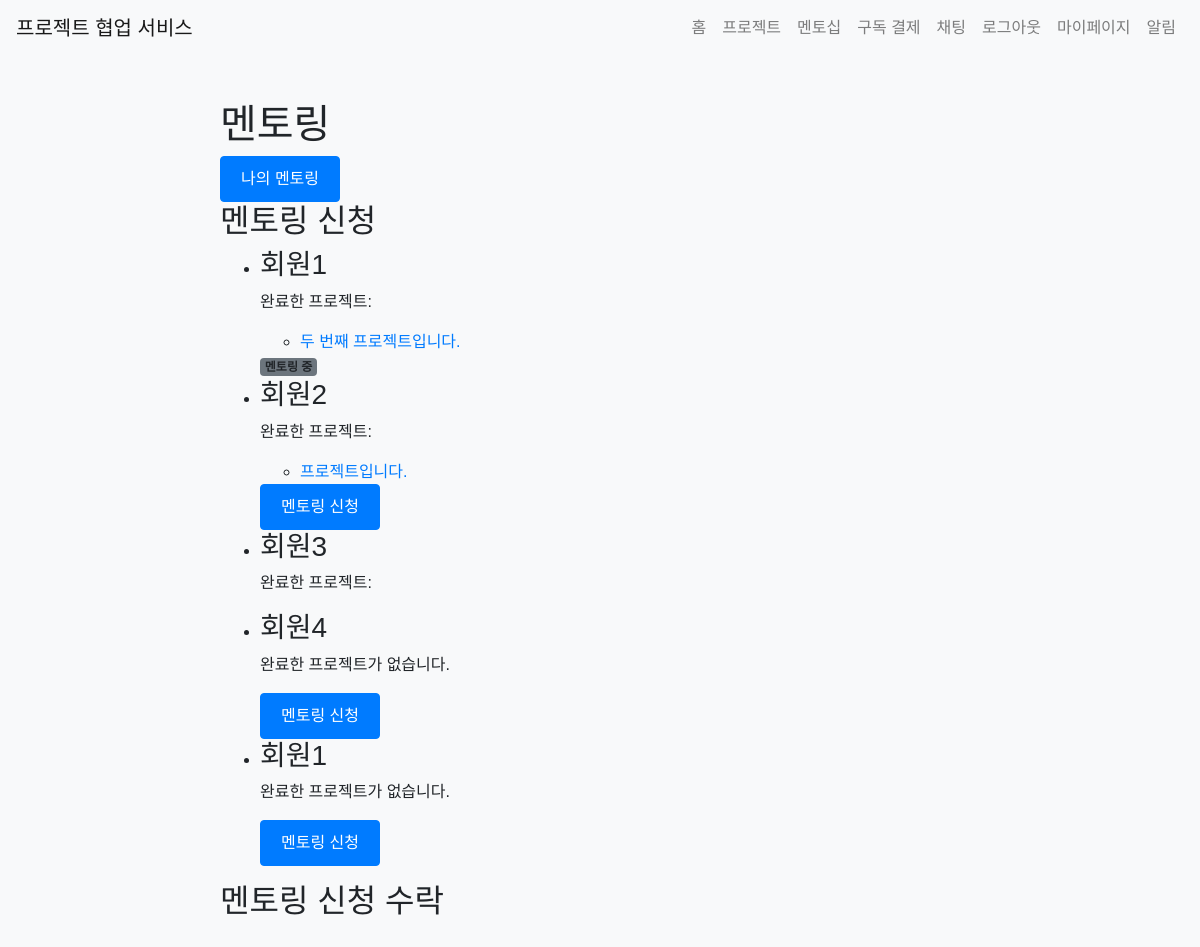
The page /mentorship/ (signed in) on the database its author committed.
### app/models.py (models this page shows)
class User(UserMixin, db.Model):
    id = db.Column(db.Integer, primary_key=True)
    name = db.Column(db.String(100), nullable=False)
    email = db.Column(db.String(120), unique=True, nullable=False)
    password = db.Column(db.String(255), nullable=False)
    bio = db.Column(db.Text)
    chat_rooms = db.relationship('ChatRoom', secondary='chat_room_participant', back_populates='participants', overlaps="chat_room_participants", viewonly = True)
    chat_room_participants = db.relationship('ChatRoomParticipant', back_populates='user', overlaps="chat_rooms,participants")
    notifications = db.relationship('Notification', back_populates='user', lazy=True)
    projects = db.relationship('Project', secondary='project_participant', back_populates='participants', overlaps="project_participants")
    subscription = db.relationship('Subscription', back_populates='subscriber', uselist=False)
    created_projects = db.relationship('Project', back_populates='client', lazy=True, foreign_keys='Project.client_id')
    mentees = db.relationship('User',
                              secondary=mentorship_mentor,
                              primaryjoin=(mentorship_mentor.c.mentor_id == id),
                              secondaryjoin=(mentorship_mentor.c.mentee_id == id),
                              backref=db.backref('mentors', lazy='dynamic'),
                              lazy='dynamic')
    pending_mentees = db.relationship('User',
                                    secondary=mentorship_mentee,
                                    primaryjoin=(mentorship_mentee.c.mentor_id == id),
                                    secondaryjoin=(mentorship_mentee.c.mentee_id == id),
                                    backref=db.backref('pending_mentors', lazy='dynamic'),
                                    lazy='dynamic')
    project_participants = db.relationship('ProjectParticipant', back_populates='user', lazy=True, overlaps="projects")

class Project(db.Model):
    id = db.Column(db.Integer, primary_key=True)
    title = db.Column(db.String(100), nullable=False)
    description = db.Column(db.Text, nullable=False)
    start_date = db.Column(db.Date, nullable=False)
    end_date = db.Column(db.Date, nullable=False)
    created_at = db.Column(db.DateTime, default=datetime.utcnow)
    client_id = db.Column(db.Integer, db.ForeignKey('user.id'), nullable=False)
    client = db.relationship('User', back_populates='created_projects')
    completed = db.Column(db.Boolean, default=False)
    participants = db.relationship('User', secondary='project_participant', back_populates='projects', overlaps="project_participants")
    project_participants = db.relationship('ProjectParticipant', back_populates='project', lazy=True, overlaps="participants,projects")
    overview = db.Column(db.Text)
    requirements = db.Column(db.Text)
    flowchart = db.Column(db.Text)
    timeline = db.Column(db.Text)

### app/views/mentorship.py (the view)
@bp.route('/')
@login_required
def index():
    users = User.query.all()
    request_form = RequestMentorshipForm()
    accept_form = AcceptMentorshipForm()
    return render_template('mentorship/index.html', users=users, request_form=request_form, accept_form=accept_form)

### app/forms.py
class RequestMentorshipForm(FlaskForm):
    submit = SubmitField('멘토링 신청')

class AcceptMentorshipForm(FlaskForm):
    submit = SubmitField('멘토링 수락')

### app/__init__.py (called while the page is built)
@login_manager.user_loader
def load_user(user_id):
    if user_id is not None:
        return User.query.get(int(user_id))
    return None

### app/templates/mentorship/index.html (shortened to what this page needs)
{% extends 'base.html' %}
{% block content %}
<h1>멘토링</h1>
<a href="{{ url_for('mentorship.my_mentoring') }}" class="btn btn-primary">나의 멘토링</a>
<h2>멘토링 신청</h2>
<ul>
  {% for user in users %}
    <li>
      <h3>{{ user.name }}</h3>
      {% if user.created_projects %}
        <p>완료한 프로젝트:</p>
        <ul>
          {% for project in user.created_projects|selectattr('completed') %}
            <li>
              <a href="{{ url_for('project.detail', project_id=project.id) }}">{{ project.title }}</a>
            </li>
          {% endfor %}
        </ul>
      {% else %}
        <p>완료한 프로젝트가 없습니다.</p>
      {% endif %}
      {% if user != current_user %}
        {% if user in current_user.mentors %}
          <span class="badge bg-secondary">멘토링 중</span>
        {% elif user not in current_user.pending_mentors %}
          <form action="{{ url_for('mentorship.request_mentorship', mentor_id=user.id) }}" method="post">
            {{ request_form.submit(class="btn btn-primary") }}
          </form>
        {% else %}
          <span class="badge bg-warning">신청 대기 중</span>
        {% endif %}
      {% endif %}
    </li>
  {% endfor %}
</ul>
<h2>멘토링 신청 수락</h2>
{% endblock %}

### app/templates/base.html (shortened to what this page needs)
<!DOCTYPE html>
<html lang="ko">
<head>
    <link rel="stylesheet" href="https://maxcdn.bootstrapcdn.com/bootstrap/4.5.2/css/bootstrap.min.css">
    <link rel="stylesheet" href="{{ url_for('static', filename='css/style.css') }}">
</head>
<body>
    <nav class="navbar navbar-expand-lg navbar-light bg-light">
        <a class="navbar-brand" href="/">프로젝트 협업 서비스</a>
        <div class="collapse navbar-collapse" id="navbarNav">
            <ul class="navbar-nav ml-auto">
                <li class="nav-item">
                    <a class="nav-link" href="{{ url_for('main.index') }}">홈</a>
                </li>
                <li class="nav-item">
                    <a class="nav-link" href="{{ url_for('project.list_projects') }}">프로젝트</a>
                </li>
                {% if current_user.is_authenticated %}
                <li class="nav-item">
                    <a class="nav-link" href="{{ url_for('mentorship.index') }}">멘토십</a>
                </li>
                <li class="nav-item">
                    <a class="nav-link" href="{{ url_for('payments.subscribe') }}">구독 결제</a>
                </li>
                <li class="nav-item">
                    <a class="nav-link" href="{{ url_for('chat.chat_list') }}">채팅</a>
                </li>
                <li class="nav-item">
                    <a class="nav-link" href="{{ url_for('auth.logout') }}">로그아웃</a>
                </li>
                <li class="nav-item">
                    <a class="nav-link" href="{{ url_for('mypage.index') }}">마이페이지</a>
                </li>
                <li class="nav-item">
                    <a class="nav-link" href="{{ url_for('notification.index') }}">
                        알림
                    </a>
                </li>
                {% endif %}
            </ul>
        </div>
    </nav>
    <div class="container mt-4">
        {% block content %}{% endblock %}
    </div>
</body>
</html>

### app/static/css/style.css (style rules this page uses)
.btn-primary { background-color: #007bff; border-color: #007bff; }
body { font-family: Arial, sans-serif; background-color: #f8f9fa; margin: 0; padding: 0; }
.container { max-width: 800px; margin: 0 auto; padding: 20px; }
.btn { display: inline-block; padding: 10px 20px; background-color: #007bff; color: #fff; text-decoration: none; border-radius: 4px; cursor: pointer; }
.btn-primary { background-color: #007bff; }

### rows shown on the page
User: name "회원1", shows "멘토링 중"
Project: title "두 번째 프로젝트입니다."
User: name "회원2"
Project: title "프로젝트입니다."
User: name "회원3", shows "완료한 프로젝트:"
User: name "회원4", shows "완료한 프로젝트가 없습니다."
User: name "회원1", shows "완료한 프로젝트가 없습니다."
